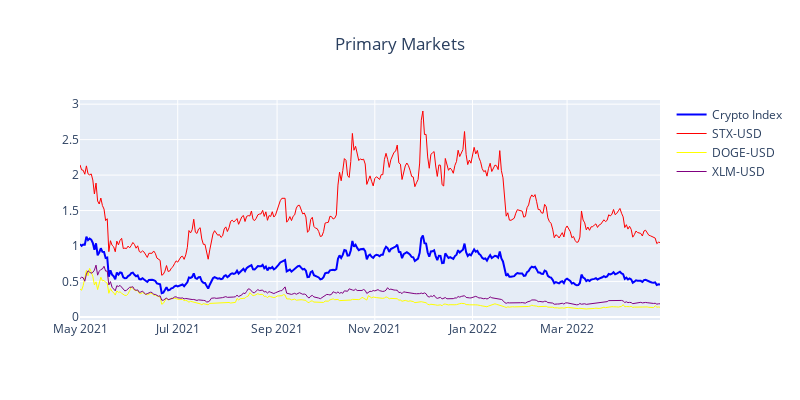

The notebook cell saved with this chart:
### Code cell
plot_crypto_index(crypto_df)

### Figure 1 — Plotly figure (JSON) as saved in the notebook; plotly's stock layout.template omitted (floating-point values rounded to 4 significant figures; data arrays with more than 128 entries replaced by an {"elided": "..."} marker saying what was removed)
{"data": [{"line": {"color": "blue", "width": 2}, "name": "Crypto Index", "type": "scatter", "x": {"elided": "363 str values"}, "xaxis": "x", "y": {"elided": "363 float values"}, "yaxis": "y"}, {"line": {"color": "red", "width": 1}, "name": "STX-USD", "type": "scatter", "x": {"elided": "363 str values"}, "xaxis": "x", "y": {"elided": "363 float values"}, "yaxis": "y"}, {"line": {"color": "yellow", "width": 1}, "name": "DOGE-USD", "type": "scatter", "x": {"elided": "363 str values"}, "xaxis": "x", "y": {"elided": "363 float values"}, "yaxis": "y"}, {"line": {"color": "purple", "width": 1}, "name": "XLM-USD", "type": "scatter", "x": {"elided": "363 str values"}, "xaxis": "x", "y": {"elided": "363 float values"}, "yaxis": "y"}], "layout": {"autosize": false, "height": 400, "title": {"text": "Primary Markets", "x": 0.5}, "width": 800, "xaxis": {"anchor": "y", "domain": [0, 1]}, "yaxis": {"anchor": "x", "domain": [0, 1]}}}
